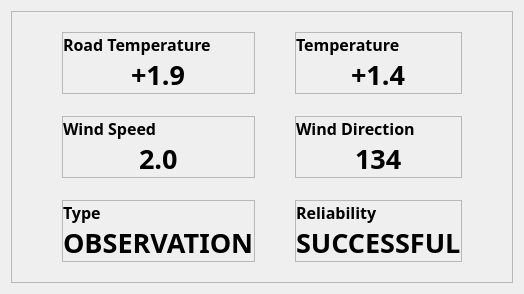
                         <widget class="QWidget" name="results_page_2">
                          <layout class="QHBoxLayout" name="horizontalLayout_14">
                           <item>
                            <widget class="QFrame" name="frame_2">
                             <property name="sizePolicy">
                              <sizepolicy hsizetype="Preferred" vsizetype="Preferred">
                               <horstretch>0</horstretch>
                               <verstretch>0</verstretch>
                              </sizepolicy>
                             </property>
                             <property name="frameShape">
                              <enum>QFrame::StyledPanel</enum>
                             </property>
                             <property name="frameShadow">
                              <enum>QFrame::Raised</enum>
                             </property>
                             <layout class="QGridLayout" name="gridLayout">
                              <property name="leftMargin">
                               <number>50</number>
                              </property>
                              <property name="topMargin">
                               <number>20</number>
                              </property>
                              <property name="rightMargin">
                               <number>50</number>
                              </property>
                              <property name="bottomMargin">
                               <number>20</number>
                              </property>
                              <property name="horizontalSpacing">
                               <number>40</number>
                              </property>
                              <property name="verticalSpacing">
                               <number>22</number>
                              </property>
                              <item row="0" column="0">
                               <widget class="QFrame" name="style_frame_1">
                                <property name="font">
                                 <font>
                                  <family>Mulish</family>
                                  <pointsize>10</pointsize>
                                 </font>
                                </property>
                                <property name="frameShape">
                                 <enum>QFrame::StyledPanel</enum>
                                </property>
                                <property name="lineWidth">
                                 <number>1</number>
                                </property>
                                <property name="midLineWidth">
                                 <number>0</number>
                                </property>
                                <layout class="QVBoxLayout" name="verticalLayout_12">
                                 <property name="spacing">
                                  <number>0</number>
                                 </property>
                                 <property name="leftMargin">
                                  <number>0</number>
                                 </property>
                                 <property name="topMargin">
                                  <number>0</number>
                                 </property>
                                 <property name="rightMargin">
                                  <number>0</number>
                                 </property>
                                 <property name="bottomMargin">
                                  <number>0</number>
                                 </property>
                                 <item alignment="Qt::AlignTop">
                                  <widget class="QLabel" name="label_1">
                                   <property name="font">
                                    <font>
                                     <family>Mulish</family>
                                     <pointsize>12</pointsize>
                                     <weight>75</weight>
                                     <bold>true</bold>
                                    </font>
                                   </property>
                                   <property name="text">
                                    <string>Road Temperature</string>
                                   </property>
                                  </widget>
                                 </item>
                                 <item alignment="Qt::AlignHCenter|Qt::AlignTop">
                                  <widget class="QLabel" name="cond_data_1">
                                   <property name="font">
                                    <font>
                                     <family>Mulish</family>
                                     <pointsize>20</pointsize>
                                     <weight>75</weight>
                                     <bold>true</bold>
                                    </font>
                                   </property>
                                   <property name="text">
                                    <string>+1.9</string>
                                   </property>
                                  </widget>
                                 </item>
                                </layout>
                               </widget>
                              </item>
                              <item row="0" column="1">
                               <widget class="QFrame" name="style_frame_2">
                                <property name="font">
                                 <font>
                                  <family>Mulish</family>
                                  <pointsize>10</pointsize>
                                 </font>
                                </property>
                                <property name="frameShape">
                                 <enum>QFrame::StyledPanel</enum>
                                </property>
                                <property name="lineWidth">
                                 <number>1</number>
                                </property>
                                <property name="midLineWidth">
                                 <number>0</number>
                                </property>
                                <layout class="QVBoxLayout" name="verticalLayout_13">
                                 <property name="spacing">
                                  <number>0</number>
                                 </property>
                                 <property name="leftMargin">
                                  <number>0</number>
                                 </property>
                                 <property name="topMargin">
                                  <number>0</number>
                                 </property>
                                 <property name="rightMargin">
                                  <number>0</number>
                                 </property>
                                 <property name="bottomMargin">
                                  <number>0</number>
                                 </property>
                                 <item alignment="Qt::AlignTop">
                                  <widget class="QLabel" name="label_2">
                                   <property name="font">
                                    <font>
                                     <family>Mulish</family>
                                     <pointsize>12</pointsize>
                                     <weight>75</weight>
                                     <bold>true</bold>
                                    </font>
                                   </property>
                                   <property name="text">
                                    <string>Temperature</string>
                                   </property>
                                  </widget>
                                 </item>
                                 <item alignment="Qt::AlignHCenter|Qt::AlignTop">
                                  <widget class="QLabel" name="cond_data_2">
                                   <property name="font">
                                    <font>
                                     <family>Mulish</family>
                                     <pointsize>20</pointsize>
                                     <weight>75</weight>
                                     <bold>true</bold>
                                    </font>
                                   </property>
                                   <property name="text">
                                    <string>+1.4</string>
                                   </property>
                                  </widget>
                                 </item>
                                </layout>
                               </widget>
                              </item>
                              <item row="2" column="0">
                               <widget class="QFrame" name="style_frame_5">
                                <property name="font">
                                 <font>
                                  <family>Mulish</family>
                                  <pointsize>10</pointsize>
                                 </font>
                                </property>
                                <property name="frameShape">
                                 <enum>QFrame::StyledPanel</enum>
                                </property>
                                <property name="lineWidth">
                                 <number>1</number>
                                </property>
                                <property name="midLineWidth">
                                 <number>0</number>
                                </property>
                                <layout class="QVBoxLayout" name="verticalLayout_14">
                                 <property name="spacing">
                                  <number>0</number>
                                 </property>
                                 <property name="leftMargin">
                                  <number>0</number>
                                 </property>
                                 <property name="topMargin">
                                  <number>0</number>
                                 </property>
                                 <property name="rightMargin">
                                  <number>0</number>
                                 </property>
                                 <property name="bottomMargin">
                                  <number>0</number>
                                 </property>
                                 <item alignment="Qt::AlignTop">
                                  <widget class="QLabel" name="label_5">
                                   <property name="font">
                                    <font>
                                     <family>Mulish</family>
                                     <pointsize>12</pointsize>
                                     <weight>75</weight>
                                     <bold>true</bold>
                                    </font>
                                   </property>
                                   <property name="text">
                                    <string>Type</string>
                                   </property>
                                  </widget>
                                 </item>
                                 <item alignment="Qt::AlignHCenter|Qt::AlignTop">
                                  <widget class="QLabel" name="cond_data_5">
                                   <property name="font">
                                    <font>
                                     <family>Mulish</family>
                                     <pointsize>20</pointsize>
                                     <weight>75</weight>
                                     <bold>true</bold>
                                    </font>
                                   </property>
                                   <property name="text">
                                    <string>OBSERVATION</string>
                                   </property>
                                  </widget>
                                 </item>
                                </layout>
                               </widget>
                              </item>
                              <item row="1" column="0">
                               <widget class="QFrame" name="style_frame_3">
                                <property name="font">
                                 <font>
                                  <family>Mulish</family>
                                  <pointsize>10</pointsize>
                                 </font>
                                </property>
                                <property name="frameShape">
                                 <enum>QFrame::StyledPanel</enum>
                                </property>
                                <property name="lineWidth">
                                 <number>1</number>
                                </property>
                                <property name="midLineWidth">
                                 <number>0</number>
                                </property>
                                <layout class="QVBoxLayout" name="verticalLayout_15">
                                 <property name="spacing">
                                  <number>0</number>
                                 </property>
                                 <property name="leftMargin">
                                  <number>0</number>
                                 </property>
                                 <property name="topMargin">
                                  <number>0</number>
                                 </property>
                                 <property name="rightMargin">
                                  <number>0</number>
                                 </property>
                                 <property name="bottomMargin">
                                  <number>0</number>
                                 </property>
                                 <item alignment="Qt::AlignTop">
                                  <widget class="QLabel" name="label_3">
                                   <property name="font">
                                    <font>
                                     <family>Mulish</family>
                                     <pointsize>12</pointsize>
                                     <weight>75</weight>
                                     <bold>true</bold>
                                    </font>
                                   </property>
                                   <property name="text">
                                    <string>Wind Speed</string>
                                   </property>
                                  </widget>
                                 </item>
                                 <item alignment="Qt::AlignHCenter|Qt::AlignTop">
                                  <widget class="QLabel" name="cond_data_3">
                                   <property name="font">
                                    <font>
                                     <family>Mulish</family>
                                     <pointsize>20</pointsize>
                                     <weight>75</weight>
                                     <bold>true</bold>
                                    </font>
                                   </property>
                                   <property name="text">
                                    <string>2.0</string>
                                   </property>
                                  </widget>
                                 </item>
                                </layout>
                               </widget>
                              </item>
                              <item row="2" column="1">
                               <widget class="QFrame" name="style_frame_6">
                                <property name="font">
                                 <font>
                                  <family>Mulish</family>
                                  <pointsize>10</pointsize>
                                 </font>
                                </property>
                                <property name="frameShape">
                                 <enum>QFrame::StyledPanel</enum>
                                </property>
                                <property name="lineWidth">
                                 <number>1</number>
                                </property>
                                <property name="midLineWidth">
                                 <number>0</number>
                                </property>
                                <layout class="QVBoxLayout" name="verticalLayout_16">
                                 <property name="spacing">
                                  <number>0</number>
                                 </property>
                                 <property name="leftMargin">
                                  <number>0</number>
                                 </property>
                                 <property name="topMargin">
                                  <number>0</number>
                                 </property>
                                 <property name="rightMargin">
                                  <number>0</number>
                                 </property>
                                 <property name="bottomMargin">
                                  <number>0</number>
                                 </property>
                                 <item alignment="Qt::AlignTop">
                                  <widget class="QLabel" name="label_6">
                                   <property name="font">
                                    <font>
                                     <family>Mulish</family>
                                     <pointsize>12</pointsize>
                                     <weight>75</weight>
                                     <bold>true</bold>
                                    </font>
                                   </property>
                                   <property name="text">
                                    <string>Reliability</string>
                                   </property>
                                  </widget>
                                 </item>
                                 <item alignment="Qt::AlignHCenter|Qt::AlignTop">
                                  <widget class="QLabel" name="cond_data_6">
                                   <property name="font">
                                    <font>
                                     <family>Mulish</family>
                                     <pointsize>20</pointsize>
                                     <weight>75</weight>
                                     <bold>true</bold>
                                    </font>
                                   </property>
                                   <property name="text">
                                    <string>SUCCESSFUL</string>
                                   </property>
                                  </widget>
                                 </item>
                                </layout>
                               </widget>
                              </item>
                              <item row="1" column="1">
                               <widget class="QFrame" name="style_frame_4">
                                <property name="font">
                                 <font>
                                  <family>Mulish</family>
                                  <pointsize>10</pointsize>
                                 </font>
                                </property>
                                <property name="frameShape">
                                 <enum>QFrame::StyledPanel</enum>
                                </property>
                                <property name="lineWidth">
                                 <number>1</number>
                                </property>
                                <property name="midLineWidth">
                                 <number>0</number>
                                </property>
                                <layout class="QVBoxLayout" name="verticalLayout_17">
                                 <property name="spacing">
                                  <number>0</number>
                                 </property>
                                 <property name="leftMargin">
                                  <number>0</number>
                                 </property>
                                 <property name="topMargin">
                                  <number>0</number>
                                 </property>
                                 <property name="rightMargin">
                                  <number>0</number>
                                 </property>
                                 <property name="bottomMargin">
                                  <number>0</number>
                                 </property>
                                 <item alignment="Qt::AlignTop">
                                  <widget class="QLabel" name="label_4">
                                   <property name="font">
                                    <font>
                                     <family>Mulish</family>
                                     <pointsize>12</pointsize>
                                     <weight>75</weight>
                                     <bold>true</bold>
                                    </font>
                                   </property>
                                   <property name="text">
                                    <string>Wind Direction</string>
                                   </property>
                                  </widget>
                                 </item>
                                 <item alignment="Qt::AlignHCenter|Qt::AlignTop">
                                  <widget class="QLabel" name="cond_data_4">
                                   <property name="font">
                                    <font>
                                     <family>Mulish</family>
                                     <pointsize>20</pointsize>
                                     <weight>75</weight>
                                     <bold>true</bold>
                                    </font>
                                   </property>
                                   <property name="text">
                                    <string>134</string>
                                   </property>
                                  </widget>
                                 </item>
                                </layout>
                               </widget>
                              </item>
                             </layout>
                            </widget>
                           </item>
                          </layout>
                         </widget>
